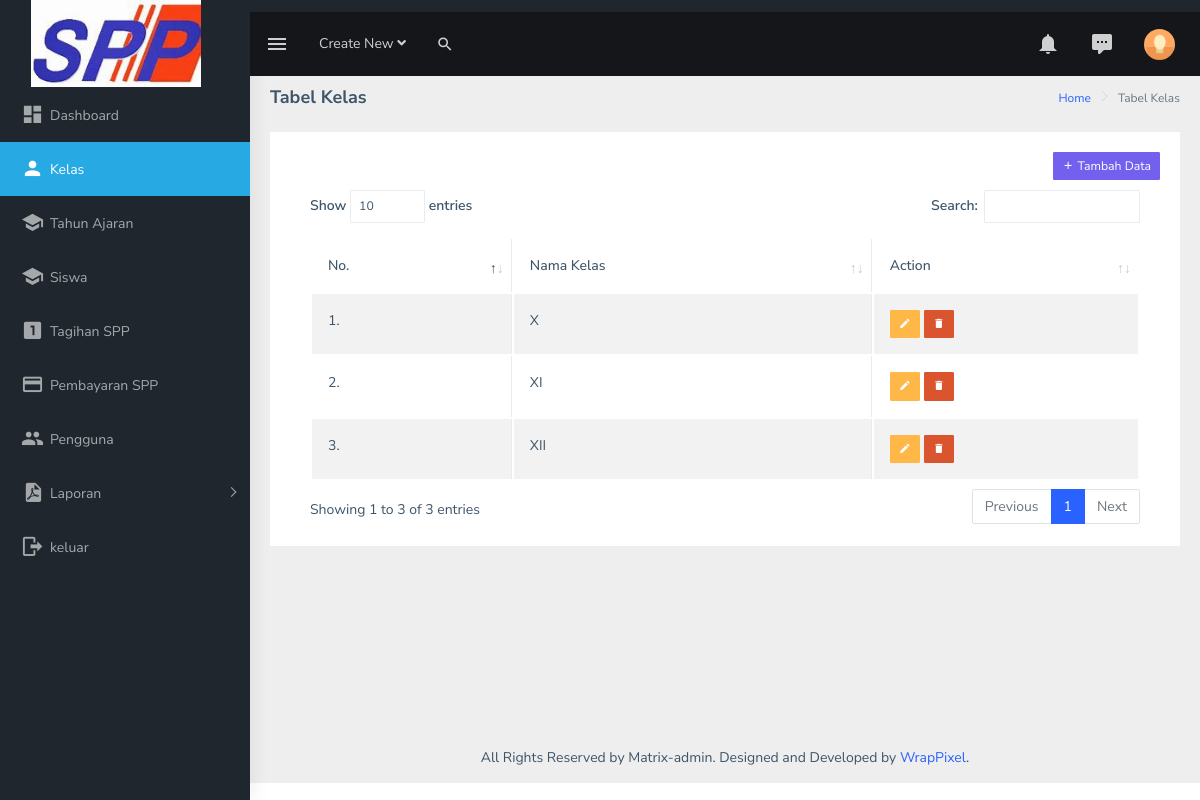
/admin/kelas.php (signed in), run on the app's committed database.
### tables this page shows
CREATE TABLE `tb_kelas` (
  `id_kelas` int(11) NOT NULL,
  `nama_kelas` varchar(50) NOT NULL
);

### admin/kelas.php (the view, shortened to what this page needs)
<?php
include 'koneksi.php';
?>
<!DOCTYPE html>
<html dir="ltr" lang="en">
  <head>
    <link
      rel="stylesheet"
      type="text/css"
      href="../assets/extra-libs/multicheck/multicheck.css"
    />
    <link
      href="../assets/libs/datatables.net-bs4/css/dataTables.bootstrap4.css"
      rel="stylesheet"
    />
    <link href="../dist/css/style.min.css" rel="stylesheet" />
  </head>
  <body>
    <div
      id="main-wrapper"
      data-layout="vertical"
      data-navbarbg="skin5"
      data-sidebartype="full"
      data-sidebar-position="absolute"
      data-header-position="absolute"
      data-boxed-layout="full"
    >
      <header class="topbar" data-navbarbg="skin5">
        <nav class="navbar top-navbar navbar-expand-md navbar-dark">
          <div class="navbar-header" data-logobg="skin5">
            <a class="navbar-brand" href="index.html">
              <span class="logo-text ms-2">
                <img
                  src="assets/images/spp.jpeg" width="170px"
                  alt="homepage"
                  class="light-logo"
                />
              </span>
            </a>
          </div>
          <div
            class="navbar-collapse collapse"
            id="navbarSupportedContent"
            data-navbarbg="skin5"
          >
            <ul class="navbar-nav float-start me-auto">
              <li class="nav-item d-none d-lg-block">
                <a
                  class="nav-link sidebartoggler waves-effect waves-light"
                  href="javascript:void(0)"
                  data-sidebartype="mini-sidebar"
                  ><i class="mdi mdi-menu font-24"></i
                ></a>
              </li>
              <li class="nav-item dropdown">
                <a
                  class="nav-link dropdown-toggle"
                  href="#"
                  id="navbarDropdown"
                  role="button"
                  data-bs-toggle="dropdown"
                  aria-expanded="false"
                >
                  <span class="d-none d-md-block"
                    >Create New <i class="fa fa-angle-down"></i
                  ></span>
                </a>
              </li>
              <li class="nav-item search-box">
                <a
                  class="nav-link waves-effect waves-dark"
                  href="javascript:void(0)"
                  ><i class="mdi mdi-magnify fs-4"></i
                ></a>
              </li>
            </ul>
            <ul class="navbar-nav float-end">
              <li class="nav-item dropdown">
                <a
                  class="nav-link dropdown-toggle"
                  href="#"
                  id="navbarDropdown"
                  role="button"
                  data-bs-toggle="dropdown"
                  aria-expanded="false"
                >
                  <i class="mdi mdi-bell font-24"></i>
                </a>
              </li>
              <li class="nav-item dropdown">
                <a
                  class="nav-link dropdown-toggle waves-effect waves-dark"
                  href="#"
                  id="2"
                  role="button"
                  data-bs-toggle="dropdown"
                  aria-expanded="false"
                >
                  <i class="font-24 mdi mdi-comment-processing"></i>
                </a>
              </li>
              <li class="nav-item dropdown">
                <a
                  class="
                    nav-link
                    dropdown-toggle
                    text-muted
                    waves-effect waves-dark
                    pro-pic
                  "
                  href="#"
                  id="navbarDropdown"
                  role="button"
                  data-bs-toggle="dropdown"
                  aria-expanded="false"
                >
                  <img
                    src="../assets/images/users/1.jpg"
                    alt="user"
                    class="rounded-circle"
                    width="31"
                  />
                </a>
              </li>
            </ul>
          </div>
        </nav>
      </header>
      <aside class="left-sidebar" data-sidebarbg="skin5">
        <div class="scroll-sidebar">
          <?php include 'menu.php'; ?>
        </div>
      </aside>
      <div class="page-wrapper">
        <div class="page-breadcrumb">
          <div class="row">
            <div class="col-12 d-flex no-block align-items-center">
              <h4 class="page-title">Tabel Kelas</h4>
              <div class="ms-auto text-end">
                <nav aria-label="breadcrumb">
                  <ol class="breadcrumb">
                    <li class="breadcrumb-item"><a href="index.php">Home</a></li>
                    <li class="breadcrumb-item active" aria-current="page">
                      Tabel Kelas
                    </li>
                  </ol>
                </nav>
              </div>
            </div>
          </div>
        </div>
        <div class="container-fluid">
          <div class="row">
            <div class="col-12">
              <div class="card">
                <div class="card-body">
                  <div class="card-title" style="display: grid; justify-content: end;">
                    <a class="btn btn-sm btn-primary" href="" data-bs-toggle="modal" data-bs-target="#kelasModal"><i class="mdi mdi-plus"></i> Tambah Data</a>
                  </div>
                  <div class="table-responsive">
                    <table
                      id="zero_config"
                      class="table table-striped table-bordered"
                    >
                      <thead>
                        <tr>
                          <th>No.</th>
                          <th>Nama Kelas</th>
                          <th>Action</th>
                        </tr>
                      </thead>
                      <tbody>
                        <?php
                        $no=1;
                        $data = mysqli_query($koneksi, "SELECT * FROM tb_kelas");
                        while ($row = mysqli_fetch_assoc($data)) {
                        ?>
                        <tr>
                          <td><?php echo $no++; ?>.</td>
                          <td><?php echo $row['nama_kelas']; ?></td>
                          <td>
                            <a class="btn btn-sm btn-warning" href="" data-bs-toggle="modal" data-bs-target="#kelaseditModal<?php echo $row['id_kelas']; ?>"><i class="mdi mdi-pencil"></i></a>
                            <a class="btn btn-sm btn-danger" href="hapuskelas.php?id=<?php echo $row['id_kelas']; ?>"><i class="mdi mdi-delete"></i></a>
                          </td>
                        </tr>
                        <?php } ?>
                      </tbody>
                    </table>
                  </div>
                </div>
              </div>
            </div>
          </div>
        </div>
        <footer class="footer text-center">
          All Rights Reserved by Matrix-admin. Designed and Developed by
          <a href="https://www.wrappixel.com">WrapPixel</a>.
        </footer>
      </div>
    </div>
  </body>
</html>

### data on the page
tb_kelas: nama_kelas "X"
tb_kelas: nama_kelas "XI"
tb_kelas: nama_kelas "XII"
